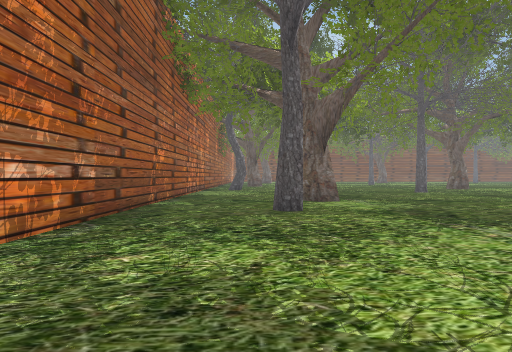
View 1 (above)

19 first-person views from a walk through a scene from a Unity 3-D project. The camera is 1.5 m above the floor, looks level and sees 75° across. The floor is counted in squares, 2.25 m on a side. Each view is taken from the middle of a square. On the plan, view 1 faces up. The plan holds only what a view shows up to about 10 squares ahead; the rest is blank. The place goes on beyond the plan. The player is left out.

View 2
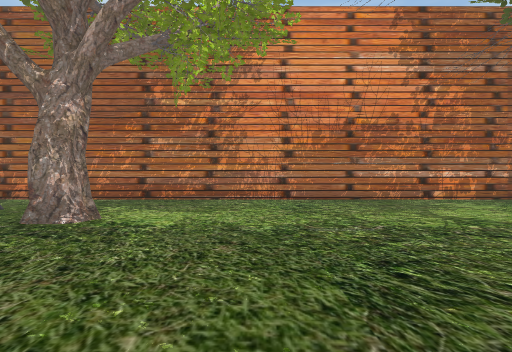

View 3
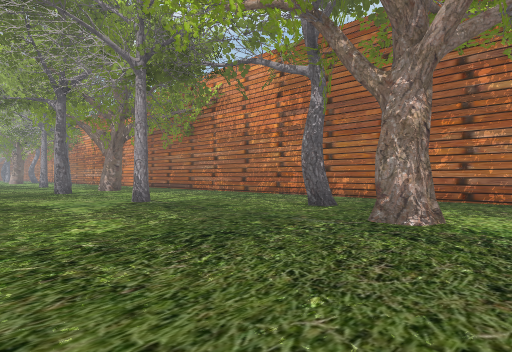

View 4
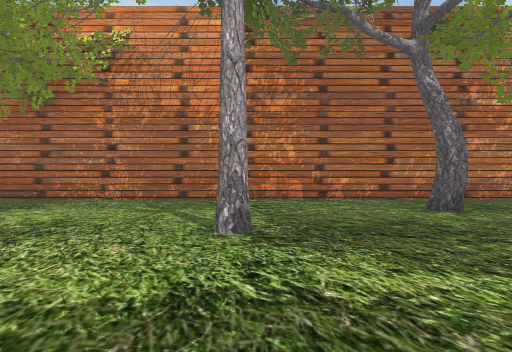

View 5
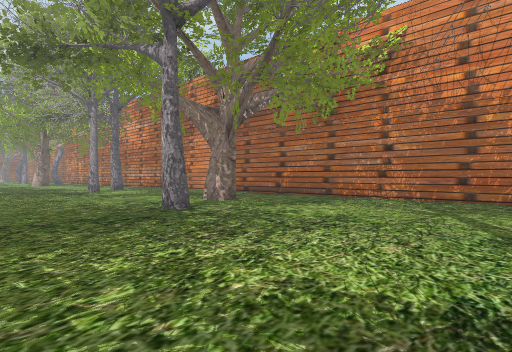

View 6
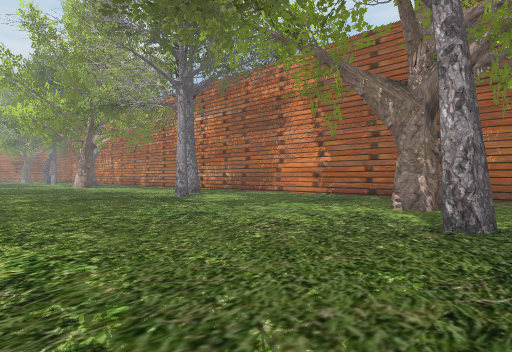

View 7
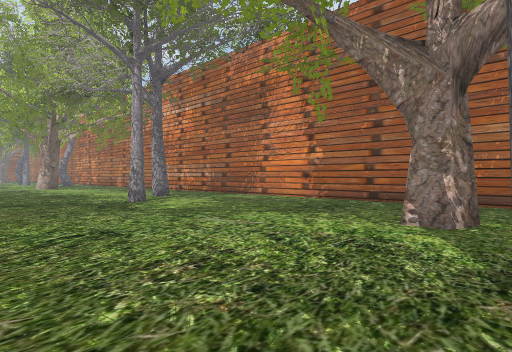

View 8
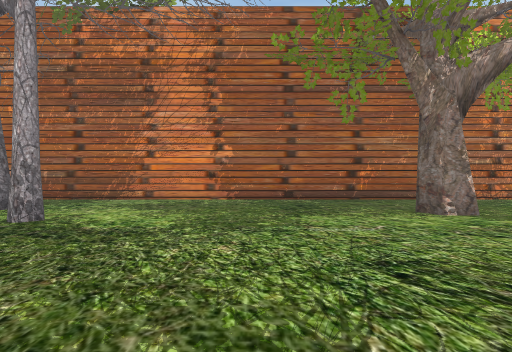

View 9
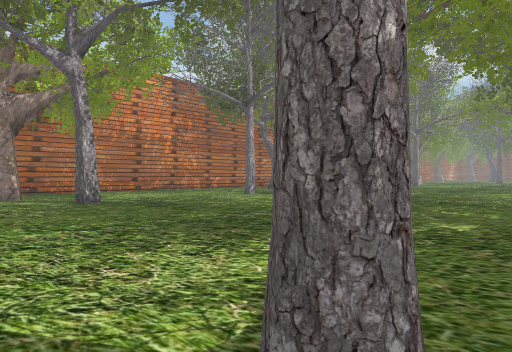

View 10
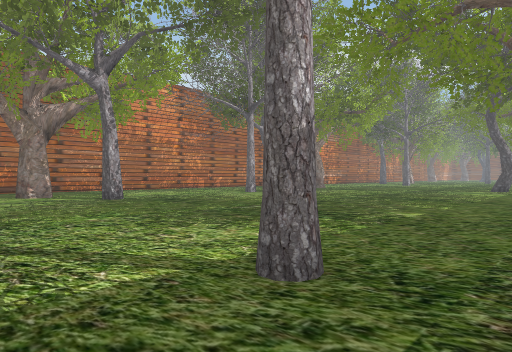

View 11
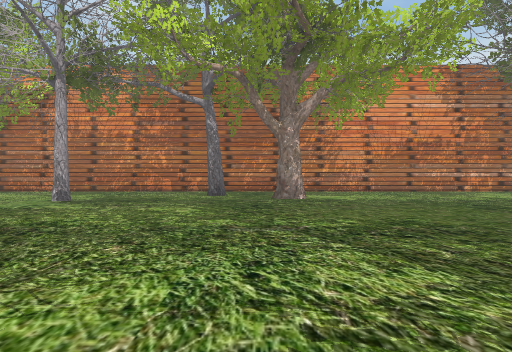

View 12
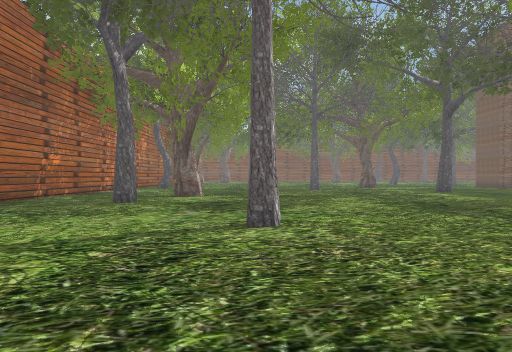

View 13
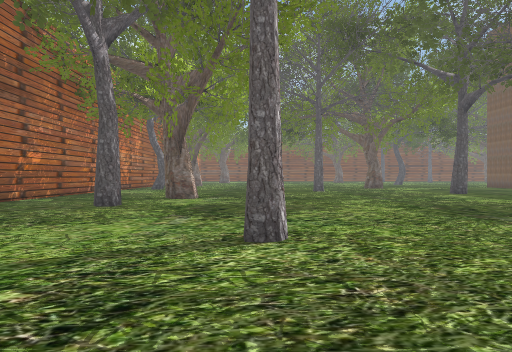

View 14
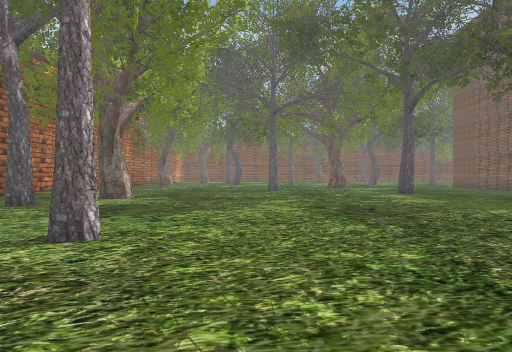

View 15
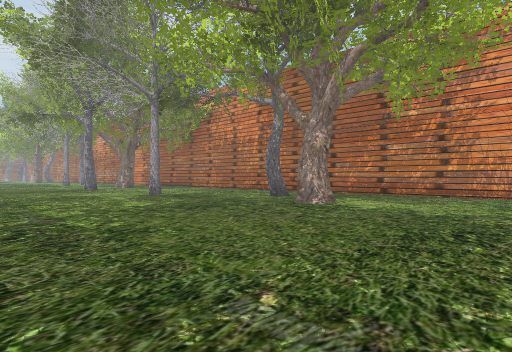

View 16
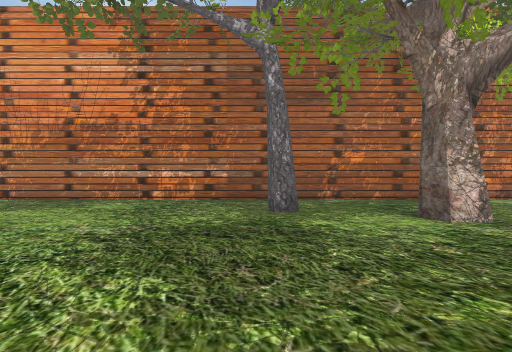

View 17
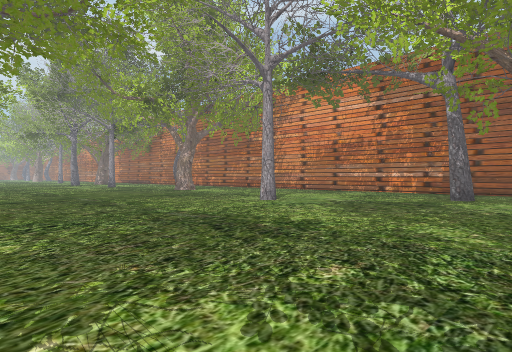

View 18
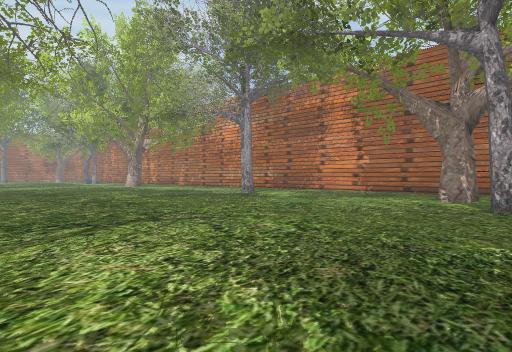

View 19
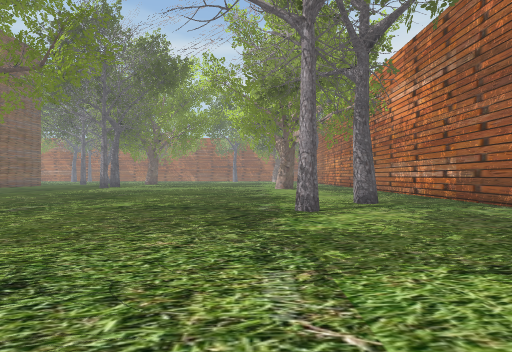

### Floor plan
Key: @ floor where view 1 was taken; # wall or solid block; . floor.
Columns run from 3 left of view 1 to 13 right of it. Each row starts with its distance up from view 1.
 10 #..........
  9 #....#..........
  8 #...............
  7 #...............
  6 #...#..........
  5 #..............
  4 #.............
  3 #.............
  2 #......#......
  1 #.............
  0 #..@.. .......
 -1 #.............
 -2 #............
 -3 #............
 -4 #.............
 -5 #....#.........
 -6 #...............
 -7 #...#..........
 -8 #.............
 -9 #..............
-10 #..............
-11 #.....#.........
-12 #...............
-13 #...............
-14 #.... ..........
-15 #...............
-16 #...............
-17 #.....#..........
-18 #................
-19 #...#.........#..
-20 #................
-21 #................
-22 #.............
-23 #.............
-24 #.............
-25 #.............
-26 #.............
-27 #..#.........
-28 #.. ..........
-29 #.............

Positions as (right, up) in squares from view 1, and headings:
1: (0, 0), facing up
2: (7, -2), facing left
3: (7, -3), facing down-left
4: (7, -11), facing left
5: (7, -11), facing down-left
6: (8, -16), facing down-left
7: (6, -17), facing down-left
8: (7, -22), facing left
9: (12, -20), facing up-left
10: (13, -21), facing up-left
11: (12, -6), facing left
12: (4, -2), facing up
13: (4, -1), facing up
14: (6, -1), facing up
15: (9, 0), facing down-left
16: (7, 6), facing left
17: (11, 9), facing down-left
18: (11, -16), facing down-left
19: (3, -19), facing down
